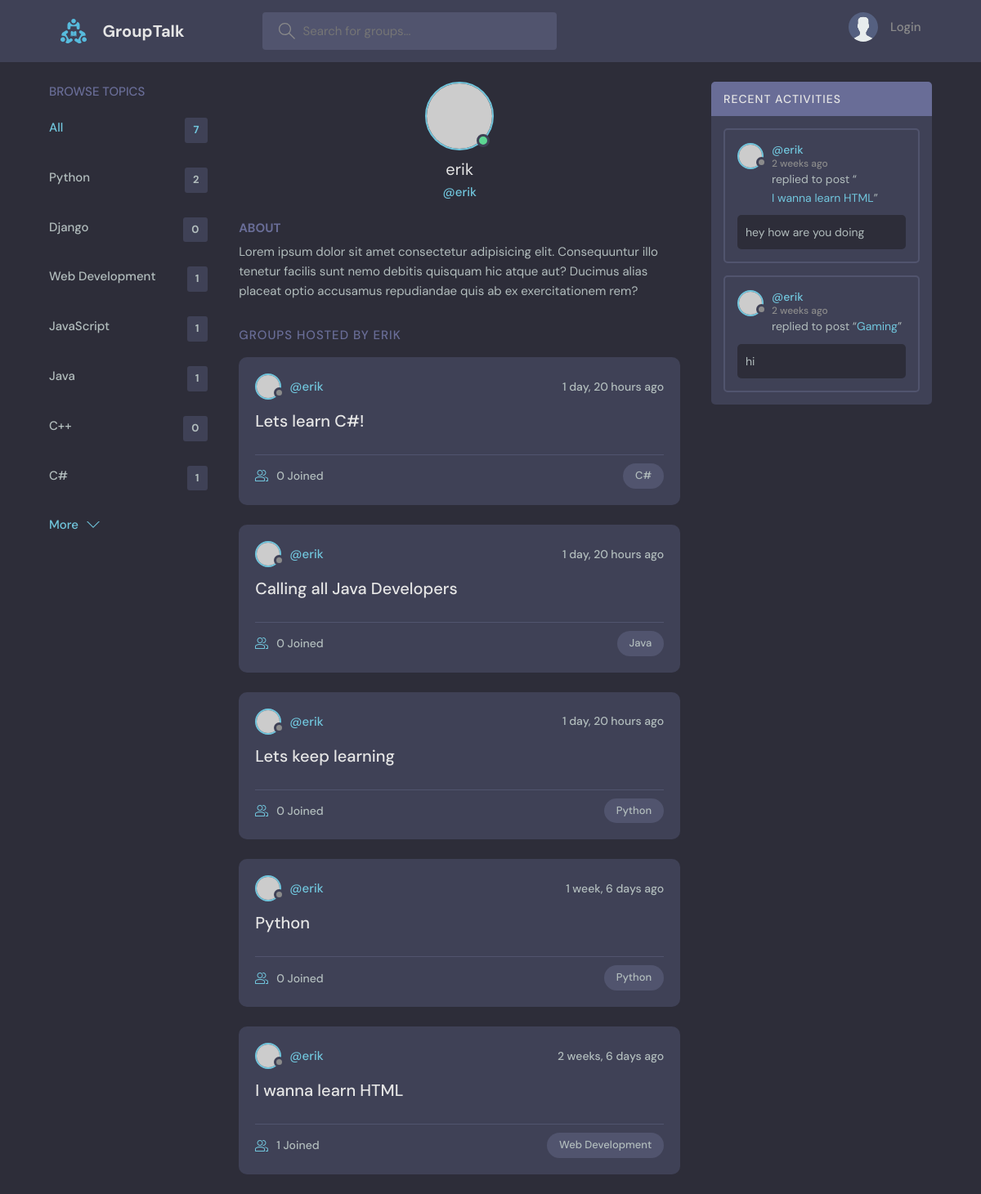
Screenshot of /profile/3/ with the database file from the repository.
### base/models.py (models this page shows, shortened)
class Topic(models.Model):
    name = models.CharField(max_length=200)

class Group(models.Model):
    host = models.ForeignKey(User, on_delete=models.SET_NULL, null=True)
    topic = models.ForeignKey(Topic, on_delete=models.SET_NULL, null=True)
    name = models.CharField(max_length=200)
    description = models.TextField(null=True, blank=True)
    participants = models.ManyToManyField(User, related_name='participants', blank=True)
    updated = models.DateTimeField(auto_now=True)
    created = models.DateTimeField(auto_now_add=True)
    class Meta:
        ordering = ['-updated', '-created']
    def __str__(self):
        return self.name

class Message(models.Model):
    user = models.ForeignKey(User, on_delete=models.CASCADE)
    group = models.ForeignKey(Group, on_delete=models.CASCADE)
    body = models.TextField()
    updated = models.DateTimeField(auto_now=True)
    created = models.DateTimeField(auto_now_add=True)
    class Meta:
        ordering = ['-updated', '-created']

### base/views.py (the view)
# urls.py: path('profile/<str:pk>/', views.userProfile, name="user-profile"),
def userProfile(request, pk):
    user = User.objects.get(id=pk)
    groups = user.group_set.all()
    group_messages = user.message_set.all()
    topics = Topic.objects.all()
    context = {'user': user, 'groups': groups, 'group_messages': group_messages, 'topics': topics}
    return render(request, 'base/profile.html', context)

### base/templates/base/profile.html (shortened to what this page needs)
{% extends 'main.html' %}
{% block content %}
  <main class="profile-page layout layout--3">
    <div class="container">
      {% include 'base/topics_components.html' %}
      <div class="roomList">
        <div class="profile">
          <div class="profile__avatar">
            <div class="avatar avatar--large active">
              <img src="https://randomuser.me/api/portraits/men/11.jpg" />
            </div>
          </div>
          <div class="profile__info">
            <h3> {{user.username}} </h3>
            <p>@{{user.username}}</p>
          </div>
          <div class="profile__about">
            <h3>About</h3>
            <p>
              Lorem ipsum dolor sit amet consectetur adipisicing elit. Consequuntur illo tenetur
              facilis sunt nemo debitis quisquam hic atque aut? Ducimus alias placeat optio
              accusamus repudiandae quis ab ex exercitationem rem?
            </p>
          </div>
        </div>
        <div class="roomList__header">
          <div>
            <h2>Groups Hosted by {{user.username}} </a>
            </h2>
          </div>
        </div>
        {% include 'base/feed_components.html' %}
      </div>
      {% include 'base/activity_component.html' %}
    </div>
  </main>
{% endblock %}

### base/templates/base/topics_components.html
<div class="topics">
    <div class="topics__header">
      <h2>Browse Topics</h2>
    </div>
    <ul class="topics__list">
      <li>
        <a href="{% url 'home' %}" class="active">All <span>{{topics.count}}</span></a>
      </li>
      {% for topic in topics %}
      <li>
        <a href="{% url 'home' %}?q={{topic.name}}">{{topic.name}} <span>{{topic.group_set.all.count}}</span></a>
      </li>
      {% endfor %}
    </ul>
    <a class="btn btn--link" href="topics.html">
      More
      <svg version="1.1" xmlns="http://www.w3.org/2000/svg" width="32" height="32" viewBox="0 0 32 32">
        <title>chevron-down</title>
        <path d="M16 21l-13-13h-3l16 16 16-16h-3l-13 13z"></path>
      </svg>
    </a>
  </div>

### base/templates/base/feed_components.html (shortened to what this page needs)
{%for group in groups%}
<div class="roomListRoom">
    <div class="roomListRoom__header">
      <a href="{% url 'user-profile' group.host.id %}" class="roomListRoom__author">
        <div class="avatar avatar--small">
          <img src="https://randomuser.me/api/portraits/women/11.jpg" />
        </div>
        <span>@{{group.host.username}}</span>
      </a>
      <div class="roomListRoom__actions">
        <span>{{group.created|timesince}} ago</span>
      </div>
    </div>
    <div class="roomListRoom__content">
      <a href="{% url 'group' group.id %}"> {{group.name}} </a>
    </div>
    <div class="roomListRoom__meta">
      <a href="{% url 'group' group.id %}" class="roomListRoom__joined">
        {{group.participants.all.count}} Joined
      </a>
      <p class="roomListRoom__topic"> {{group.topic.name}} </p>
    </div>
  </div>
{% endfor %}

### base/templates/base/activity_component.html (shortened to what this page needs)
<div class="activities">
    <div class="activities__header">
      <h2>Recent Activities</h2>
    </div>
    {% for message in group_messages %}
    <div class="activities__box">
      <div class="activities__boxHeader roomListRoom__header">
        <a href="{% url 'user-profile' message.user.id %}" class="roomListRoom__author">
          <div class="avatar avatar--small">
            <img src="https://randomuser.me/api/portraits/women/11.jpg" />
          </div>
          <p>
            @{{message.user}}
            <span>{{message.created|timesince}} ago</span>
          </p>
        </a>
      </div>
      <div class="activities__boxContent">
        <p>replied to post “<a href="{% url 'group' message.group.id %}">{{message.group}}</a>”</p>
        <div class="activities__boxRoomContent">
            {{message.body}}
        </div>
      </div>
    </div>
    {% endfor %}
  </div>

### rows the page displays
Topic: name "Python", group_set.all.count "2"
Topic: name "Django", group_set.all.count "0"
Topic: name "Web Development", group_set.all.count "1"
Topic: name "JavaScript", group_set.all.count "1"
Topic: name "Java", group_set.all.count "1"
Topic: name "C++", group_set.all.count "0"
Topic: name "C#", group_set.all.count "1"
Group: host.username "erik", created "1 day, 20 hours", name "Lets learn C#!", participants.all.count "0", topic.name "C#"
Group: host.username "erik", created "1 day, 20 hours", name "Calling all Java Developers", participants.all.count "0", topic.name "Java"
Group: host.username "erik", created "1 day, 20 hours", name "Lets keep learning", participants.all.count "0", topic.name "Python"
Group: host.username "erik", created "1 week, 6 days", name "Python", participants.all.count "0", topic.name "Python"
Group: host.username "erik", created "2 weeks, 6 days", name "I wanna learn HTML", participants.all.count "1", topic.name "Web Development"
Message: user "erik", created "2 weeks", group "I wanna learn HTML", body "hey how are you doing"
Message: user "erik", created "2 weeks", group "Gaming", body "hi"

### other values shown
{{ topics.count }} "7"
{{ user.username }} "erik"
{{ user.username }} "ERIK"
